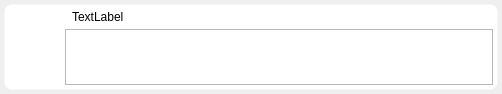
<?xml version="1.0" encoding="UTF-8"?>
<ui version="4.0">
 <class>ComponentWidget</class>
 <widget class="QWidget" name="ComponentWidget">
  <property name="geometry">
   <rect>
    <x>0</x>
    <y>0</y>
    <width>502</width>
    <height>94</height>
   </rect>
  </property>
  <property name="minimumSize">
   <size>
    <width>0</width>
    <height>94</height>
   </size>
  </property>
  <property name="maximumSize">
   <size>
    <width>16777215</width>
    <height>109</height>
   </size>
  </property>
  <property name="windowTitle">
   <string>Form</string>
  </property>
  <property name="styleSheet">
   <string notr="true">#box{
	background-color: rgb(255, 255, 255);
	border: 1px solid transparent;
	border-radius: 8px;
}

.QLabel{
	border: 0px;
	font: 11pt &quot;思源黑体 CN&quot;;
	padding-left: 4px;
}

.QTextBroswer{
	background-color: rgb(0, 170, 255);
}</string>
  </property>
  <layout class="QVBoxLayout" name="verticalLayout_3">
   <property name="spacing">
    <number>0</number>
   </property>
   <property name="leftMargin">
    <number>4</number>
   </property>
   <property name="topMargin">
    <number>4</number>
   </property>
   <property name="rightMargin">
    <number>4</number>
   </property>
   <property name="bottomMargin">
    <number>4</number>
   </property>
   <item>
    <widget class="QFrame" name="box">
     <property name="frameShape">
      <enum>QFrame::StyledPanel</enum>
     </property>
     <property name="frameShadow">
      <enum>QFrame::Raised</enum>
     </property>
     <layout class="QVBoxLayout" name="verticalLayout_2">
      <property name="spacing">
       <number>0</number>
      </property>
      <property name="leftMargin">
       <number>0</number>
      </property>
      <property name="topMargin">
       <number>4</number>
      </property>
      <property name="rightMargin">
       <number>0</number>
      </property>
      <property name="bottomMargin">
       <number>4</number>
      </property>
      <item>
       <layout class="QHBoxLayout" name="main_lay" stretch="0,0">
        <property name="spacing">
         <number>4</number>
        </property>
        <property name="leftMargin">
         <number>4</number>
        </property>
        <property name="rightMargin">
         <number>4</number>
        </property>
        <item>
         <widget class="QLabel" name="com_img">
          <property name="minimumSize">
           <size>
            <width>52</width>
            <height>52</height>
           </size>
          </property>
          <property name="maximumSize">
           <size>
            <width>52</width>
            <height>52</height>
           </size>
          </property>
          <property name="text">
           <string/>
          </property>
          <property name="alignment">
           <set>Qt::AlignCenter</set>
          </property>
         </widget>
        </item>
        <item>
         <layout class="QVBoxLayout" name="com_info_add_lay">
          <property name="spacing">
           <number>4</number>
          </property>
          <item>
           <widget class="QLabel" name="com_name">
            <property name="minimumSize">
             <size>
              <width>0</width>
              <height>16</height>
             </size>
            </property>
            <property name="maximumSize">
             <size>
              <width>16777215</width>
              <height>16</height>
             </size>
            </property>
            <property name="text">
             <string>TextLabel</string>
            </property>
           </widget>
          </item>
          <item>
           <widget class="QTextBrowser" name="com_other_info">
            <property name="verticalScrollBarPolicy">
             <enum>Qt::ScrollBarAlwaysOff</enum>
            </property>
            <property name="horizontalScrollBarPolicy">
             <enum>Qt::ScrollBarAlwaysOff</enum>
            </property>
           </widget>
          </item>
         </layout>
        </item>
       </layout>
      </item>
     </layout>
    </widget>
   </item>
  </layout>
 </widget>
 <resources/>
 <connections/>
</ui>
